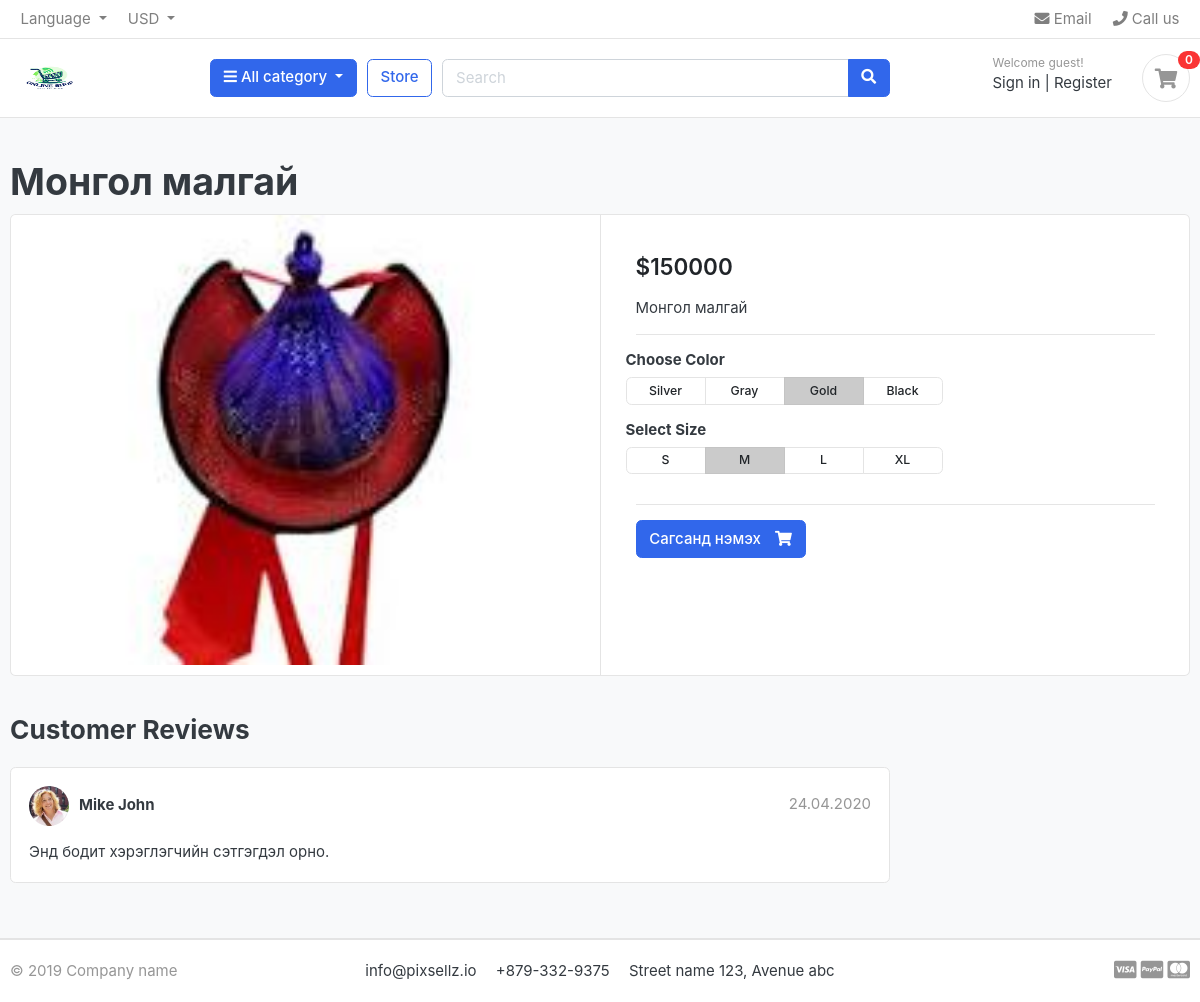
Screenshot of /malgaj/mongol-malgaj/ with the database file from the repository.
### store_app/models.py (models this page shows, shortened)
class Product(models.Model):
    product_name = models.CharField(max_length=200, unique=True)
    slug = models.SlugField(max_length=200, unique=True)
    description = models.TextField(max_length=500, blank=True)
    price = models.IntegerField()
    images = models.ImageField(upload_to='photos/products')
    stock = models.IntegerField()
    is_available = models.BooleanField(default=True)
    category = models.ForeignKey(Category, on_delete=models.CASCADE)
    created_date = models.DateTimeField(auto_now_add=True)
    modified_date = models.DateTimeField(auto_now=True)
    def __str__ (self):
        return self.product_name

### store_app/views.py (the view)
# urls.py: path('<slug:category_slug>/', views.store_view_detail, name='store_by_category'),
def store_view_detail(request, category_slug=None, product_slug=None):
    print("hhhhhhhhhhhhh")
    if category_slug:
        category = get_object_or_404(Category, slug=category_slug)
        if product_slug:
            product = get_object_or_404(Product, category=category, slug=product_slug)
            return render(request, 'product_detail.html', {'product': product})
        else:
            products = Product.objects.filter(category=category)
            return render(request, 'store.html', {'products': products, 'category': category})
    else:
        products = Product.objects.all()
        return render(request, 'store.html', {'products': products})

### cart_app/views.py (called while the page is built)
def _cart_id(request):
    cart = request.session.session_key
    if not cart:
        cart = request.session.create()
    return cart

### store_app/context_processors.py (called while the page is built)
def category_processor(request):
    categories = Category.objects.all()
    return {'all_categories': categories}

def cart_processor(request):
    cart_count = 0
    if 'admin' in request.path:
        return {}
    try:
        cart = Cart.objects.get(cart_id=_cart_id(request))
        cart_items = CartItem.objects.filter(cart_id=cart)
        for item in cart_items:
            cart_count += item.quantity
    except Cart.DoesNotExist:
        cart_count = 0
    return {'cart_total': cart_count}

### store_app/templates/product_detail.html (shortened to what this page needs)
{% extends "base.html" %}
{% load static %}
{% block content %}
<section class="section-content padding-y bg">
<div class="container">
<h1>{{ product}}</h1>
<div class="card">
	<div class="row no-gutters">
		<aside class="col-md-6">
			<article class="gallery-wrap">
				<div class="img-big-wrap">
				   <a href="#"><img src="{{ product.images.url }}" alt="{{ product.name }}"></a>
				</div>
			</article>
		</aside>
		<main class="col-md-6 border-left">
			<article class="content-body">
				<div class="mb-3">
					<var class="price h4">${{ product.price }}</var>
				</div>
				<p>{{ product.description }}</p>
				<hr>
				<div class="row">
					<div class="item-option-select">
						<h6>Choose Color</h6>
						<div class="btn-group btn-group-sm btn-group-toggle" data-toggle="buttons">
						  <label class="btn btn-light"><input type="radio" name="color"> Silver</label>
						  <label class="btn btn-light"><input type="radio" name="color"> Gray</label>
						  <label class="btn btn-light active"><input type="radio" name="color" checked> Gold</label>
						  <label class="btn btn-light"><input type="radio" name="color"> Black</label>
						</div>
					</div>
				</div>
				<div class="row">
					<div class="item-option-select">
						<h6>Select Size</h6>
						<div class="btn-group btn-group-sm btn-group-toggle" data-toggle="buttons">
						  <label class="btn btn-light"><input type="radio" name="size"> S</label>
						  <label class="btn btn-light active"><input type="radio" name="size" checked> M</label>
						  <label class="btn btn-light"><input type="radio" name="size"> L</label>
						  <label class="btn btn-light"><input type="radio" name="size"> XL</label>
						</div>
					</div>
				</div>
				<hr>
				{% if product.stock < 1 %}
				<button class="btn btn-secondary" disabled>Бараа дууссан</button>
				{% else %}
				<a href="#" class="btn btn-primary">
					<span class="text">Сагсанд нэмэх</span>
					<i class="fas fa-shopping-cart"></i>
				</a>
				{% endif %}
			</article>
		</main>
	</div>
</div>
<br>
<div class="row">
	<div class="col-md-9">
		<header class="section-heading">
			<h3>Customer Reviews </h3>
		</header>
		<article class="box mb-3">
			<div class="icontext w-100">
				<img src="{% static 'images/avatars/avatar1.jpg' %}" class="img-xs icon rounded-circle" alt="Customer Avatar">
				<div class="text">
					<span class="date text-muted float-md-right">24.04.2020 </span>
					<h6 class="mb-1">Mike John </h6>
				</div>
			</div>
			<div class="mt-3">
				<p>Энд бодит хэрэглэгчийн сэтгэгдэл орно.</p>
			</div>
		</article>
	</div>
</div>
</div>
</section>
{% endblock %}

### store_app/static/css/ui.css (style rules this page uses)
html { font-family: "Inter", sans-serif; font-size: 15px; }
.content-body { flex: 1 1 auto; padding: 2rem 2.3rem; }
.img-xs, .img-sm, .img-md, .img-lg { -o-object-fit: cover; object-fit: cover; flex-shrink: 0; flex-grow: 0; }
.img-xs { width: 40px; height: 40px; }
.padding-y { padding-top: 40px; padding-bottom: 40px; }
var { font-style: normal; }
article:after, .form-group:after { display: block; clear: both; content: ""; }
.bg { background-color: #f8f9fa; }
.section-heading { margin-bottom: 20px; margin-top: 15px; }
p:last-child { margin-bottom: 0; }
.btn-light { background-color: #fff; border-color: #e4e4e4; }
.btn .text + i { margin-left: 10px; }
.icontext { display: inline-flex; align-items: center; vertical-align: middle; }
.icontext .text { width: 100%; line-height: 1.2; }
.icontext .icon { position: relative; margin-right: 10px; flex-shrink: 0; flex-grow: 0; }
.price { font-weight: 600; color: #212529; }
.box { padding: 18px; background: #fff; border-radius: 0.37rem; border: 1px solid #e4e4e4; }
.box img { max-width: 100%; }
.gallery-wrap .img-big-wrap { margin-bottom: 10px; border-radius: 0.37rem; overflow: hidden; background-color: #fff; }
.gallery-wrap .img-big-wrap a { text-align: center; display: block; }
.gallery-wrap .img-big-wrap img { height: 450px; width: auto; display: inline-block; }
.item-option-select { margin-bottom: 1rem; display: inline-block; margin-right: 15px; }
.item-option-select .btn { min-width: 80px; }

### rows the page displays
Product: product_name "Монгол малгай", images (picture), price "150000", description "Монгол малгай"

### other values shown
{{ cart_total }} "0"
